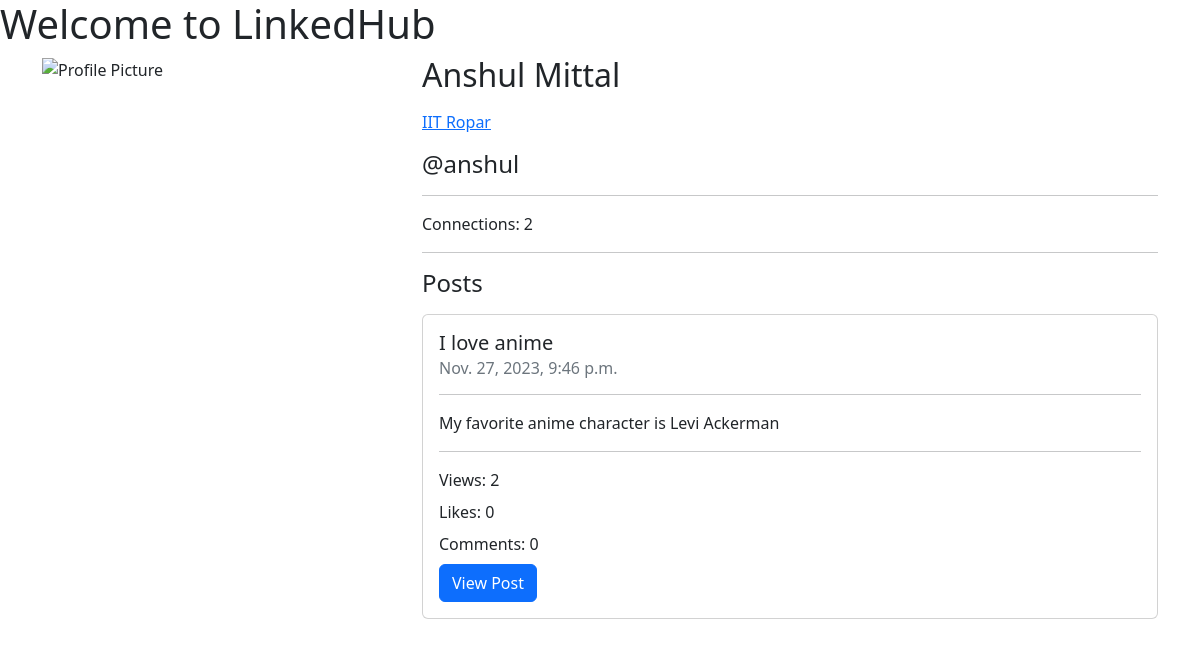
Page /anshul/ on the committed database.
### home/models.py (models this page shows, shortened)
class UserProfile(models.Model):
    username = models.CharField(max_length=100)
    name = models.CharField(max_length=100)
    profile_pic = models.TextField(blank=True)
    bio = models.TextField(blank=True)
    organization = models.CharField(max_length=100, blank=True)
    is_organization = models.BooleanField(default=False)

### post/models.py (models this page shows, shortened)
class Post(models.Model):
    post_id = models.AutoField(primary_key=True)
    title = models.CharField(max_length=200)
    content = models.TextField()
    author_id = models.CharField(max_length=100)
    views = models.IntegerField(default=0)
    likes = models.IntegerField(default=0)
    comments = models.IntegerField(default=0)
    timestamp = models.DateTimeField(auto_now_add=True)

### home/views.py (the view, shortened to what this page needs)
# urls.py: path('<str:username>/', views.profile, name='profile'),
def profile(request, username):
    prof = UserProfile.objects.raw(f'SELECT * FROM home_userprofile WHERE username = "{username}"')[0]
    posts = Post.objects.raw(f'SELECT * FROM post_post WHERE author_id = "{username}" ORDER BY timestamp DESC')
    connections = Connection.objects.raw(f'SELECT * FROM home_connection WHERE user1 = "{username}"')
    connections = len(connections)
    context = {
        'profile': prof,
        'posts': posts,
        'connections': connections,
    }
    if prof.organization:
        organization = UserProfile.objects.raw(f'SELECT * FROM home_userprofile WHERE username = "{prof.organization}"')[0]
        context['organization'] = organization
    return render(request, 'profile.html', context)

### templates/profile.html (shortened to what this page needs)
{% load tz %}
<!DOCTYPE html>
<html lang="en">
<head>
    <link rel="stylesheet" href="https://cdn.jsdelivr.net/npm/bootstrap@5.2.3/dist/css/bootstrap.min.css">
</head>
<body>
    <h1>Welcome to LinkedHub</h1>
    <div class="container">
        <div class="row">
            <div class="col-md-4">
                <img src="{{ profile.profile_pic }}" alt="Profile Picture" class="img-fluid">
            </div>
            <div class="col-md-8">
                <h2>{{ profile.name }}</h2>
                {% if organization %}
                    <p><a href="/{{ profile.organization }}">{{ organization.name }}</a></p>
                {% endif %}
                <h4>@{{ profile.username }}</h4>
                <hr>
                <p>Connections: {{ connections }}</p>
                <hr>
                <h4>Posts</h4>
                {% if posts %}
                    {% for post in posts %}
                        <div class="card my-3">
                            <div class="card-body">
                                <h5 class="card-title">{{ post.title }}</h5>
                                <h6 class="card-subtitle mb-2 text-muted">{{ post.timestamp|timezone:"Asia/Kolkata" }}</h6>
                                <hr>
                                <p class="card-text">{{ post.content|linebreaks }}</p>
                                <hr>
                                <p class="card-title">Views: {{ post.views }}</p>
                                <p class="card-title">Likes: {{ post.likes }}</p>
                                <p class="card-title">Comments: {{ post.comments }}</p>
                                <a href="/post/{{ post.post_id }}" class="btn btn-primary">View Post</a>
                            </div>
                        </div>
                    {% endfor %}
                {% else %}
                    <p>No posts yet.</p>
                {% endif %}
            </div>
        </div>
    </div>
</body>
</html>

### rows in the picture
UserProfile: name "Anshul Mittal", username "anshul"
UserProfile: name "IIT Ropar"
Post: title "I love anime", timestamp "Nov. 27, 2023, 9:46 p.m.", content "My favorite anime character is Levi Ackerman", views "2", likes "0", comments "0"

### other values in the picture
{{ connections }} "2"
